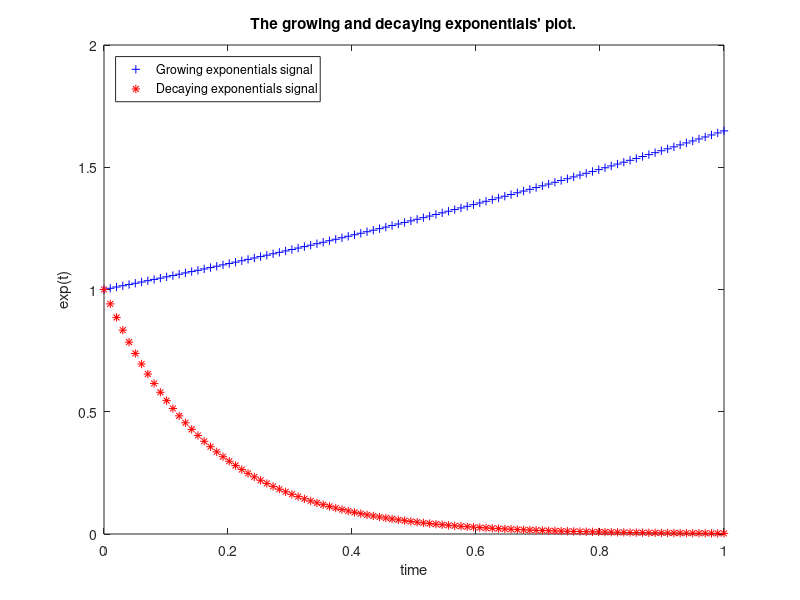

Source code (MATLAB):
%Write a script that will visualize both the growing and decaying exponentials signals using exp(x)

% In matlab we can use also exp(x)function {that means => exp(x) = e^x, e = 2.71828...} to plot exponential signals
% As we learned f = e^x is growing, and f = e^(-x) is decaying function where as => x>0
  
% Define the timing   
t = linspace(0,1);

% Define the growth and decay factor. (Here the growth or decay factor effects a signal how and how faster to change. 
% This factor has slightly difference than frequency! 
w_up = 1/2;
w_down = 6;

% Prompt the continuous growing exponentials signal
func_up = exp(w_up*t);


% Prompt the continuous decaying exponentials signal
func_down = exp(-w_down*t);

% Visualise that functions
plot(t, func_up, "b+");
hold on
plot(t, func_down, "r*")
  
 % Give labels and title
legend('Growing exponentials signal','Decaying exponentials signal', 'Location','northwest')
xlabel('time')
ylabel('exp(t)')
title("The growing and decaying exponentials' plot.")
